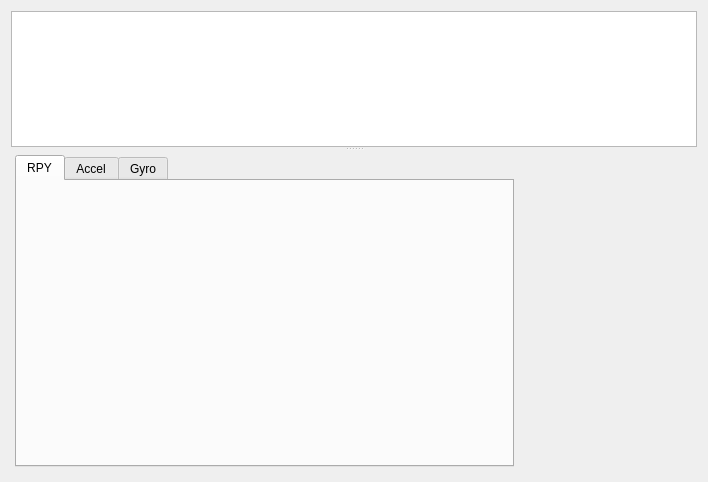
<?xml version="1.0" encoding="UTF-8"?>
<ui version="4.0">
 <class>PageAppImu</class>
 <widget class="QWidget" name="PageAppImu">
  <property name="geometry">
   <rect>
    <x>0</x>
    <y>0</y>
    <width>708</width>
    <height>482</height>
   </rect>
  </property>
  <property name="windowTitle">
   <string>Form</string>
  </property>
  <layout class="QVBoxLayout" name="verticalLayout_2">
   <item>
    <widget class="QSplitter" name="splitter">
     <property name="orientation">
      <enum>Qt::Vertical</enum>
     </property>
     <widget class="ParamTable" name="tableWidget"/>
     <widget class="QWidget" name="layoutWidget">
      <property name="minimumSize">
       <size>
        <width>0</width>
        <height>320</height>
       </size>
      </property>
      <layout class="QHBoxLayout" name="horizontalLayout" stretch="3,1">
       <property name="spacing">
        <number>10</number>
       </property>
       <item>
        <widget class="QFrame" name="plotFrame">
         <property name="well" stdset="0">
          <bool>true</bool>
         </property>
         <layout class="QVBoxLayout" name="plotFrameLayout">
          <property name="leftMargin">
           <number>4</number>
          </property>
          <property name="topMargin">
           <number>4</number>
          </property>
          <property name="rightMargin">
           <number>4</number>
          </property>
          <property name="bottomMargin">
           <number>4</number>
          </property>
          <item>
           <widget class="QTabWidget" name="tabWidget">
            <property name="currentIndex">
             <number>0</number>
            </property>
            <widget class="QWidget" name="tab">
             <attribute name="title">
              <string>RPY</string>
             </attribute>
             <layout class="QVBoxLayout" name="verticalLayout">
              <item>
               <widget class="QCustomPlot" name="rpyPlot" native="true"/>
              </item>
             </layout>
            </widget>
            <widget class="QWidget" name="tab_3">
             <attribute name="title">
              <string>Accel</string>
             </attribute>
             <layout class="QVBoxLayout" name="verticalLayout_4">
              <item>
               <widget class="QCustomPlot" name="accelPlot" native="true"/>
              </item>
             </layout>
            </widget>
            <widget class="QWidget" name="tab_2">
             <attribute name="title">
              <string>Gyro</string>
             </attribute>
             <layout class="QVBoxLayout" name="verticalLayout_3">
              <item>
               <widget class="QCustomPlot" name="gyroPlot" native="true"/>
              </item>
             </layout>
            </widget>
           </widget>
          </item>
         </layout>
        </widget>
       </item>
       <item>
        <widget class="QFrame" name="cornerWidget">
         <property name="well" stdset="0">
          <bool>true</bool>
         </property>
         <layout class="QVBoxLayout" name="verticalLayout_5">
          <property name="leftMargin">
           <number>12</number>
          </property>
          <property name="topMargin">
           <number>10</number>
          </property>
          <property name="rightMargin">
           <number>12</number>
          </property>
          <property name="bottomMargin">
           <number>10</number>
          </property>
         </layout>
        </widget>
       </item>
      </layout>
     </widget>
    </widget>
   </item>
  </layout>
 </widget>
 <customwidgets>
  <customwidget>
   <class>ParamTable</class>
   <extends>QTableWidget</extends>
   <header>widgets/paramtable.h</header>
  </customwidget>
  <customwidget>
   <class>QCustomPlot</class>
   <extends>QWidget</extends>
   <header>widgets/qcustomplot.h</header>
   <container>1</container>
  </customwidget>
 </customwidgets>
 <resources/>
 <connections/>
</ui>
